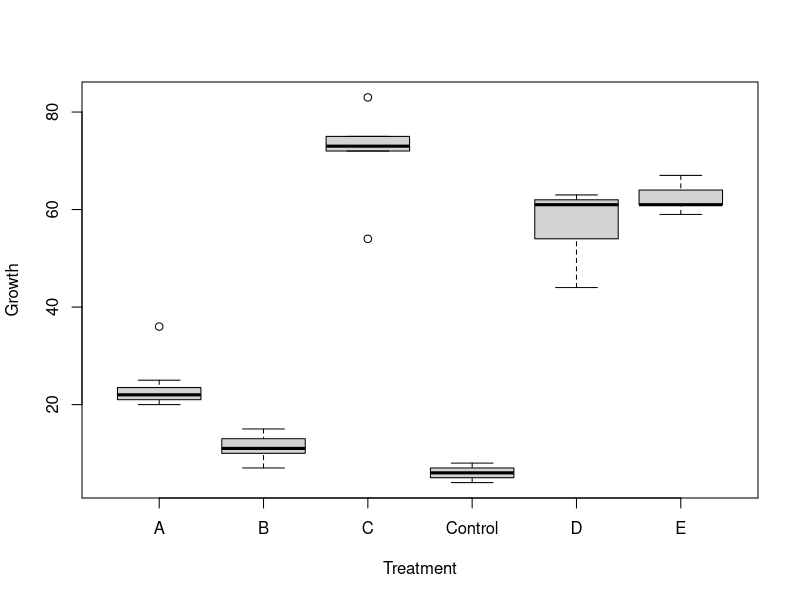
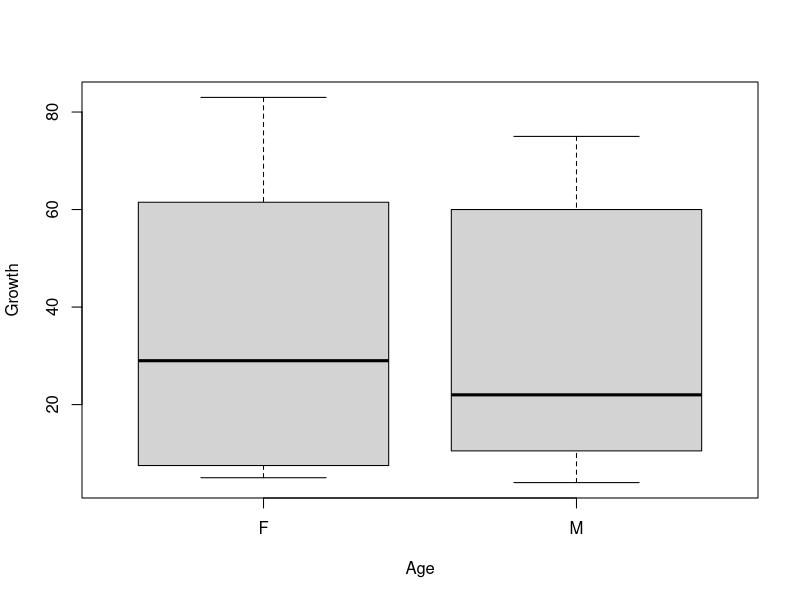
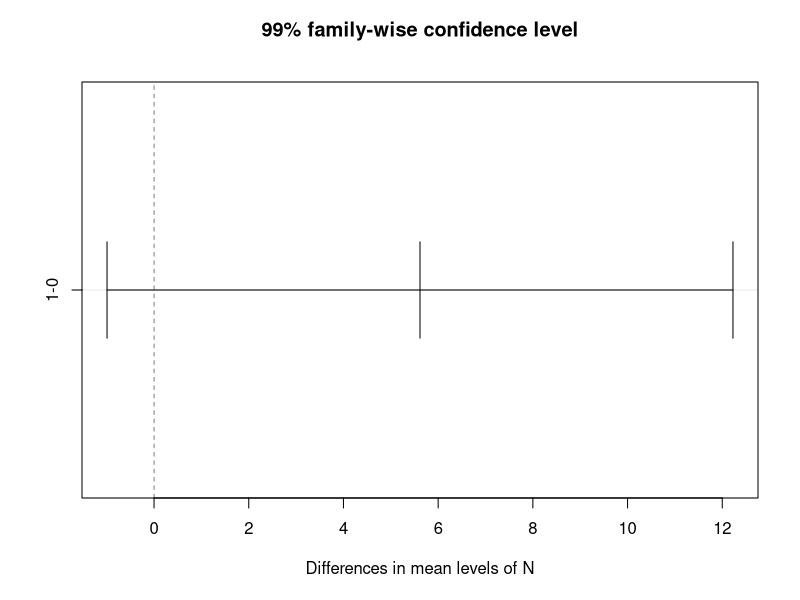
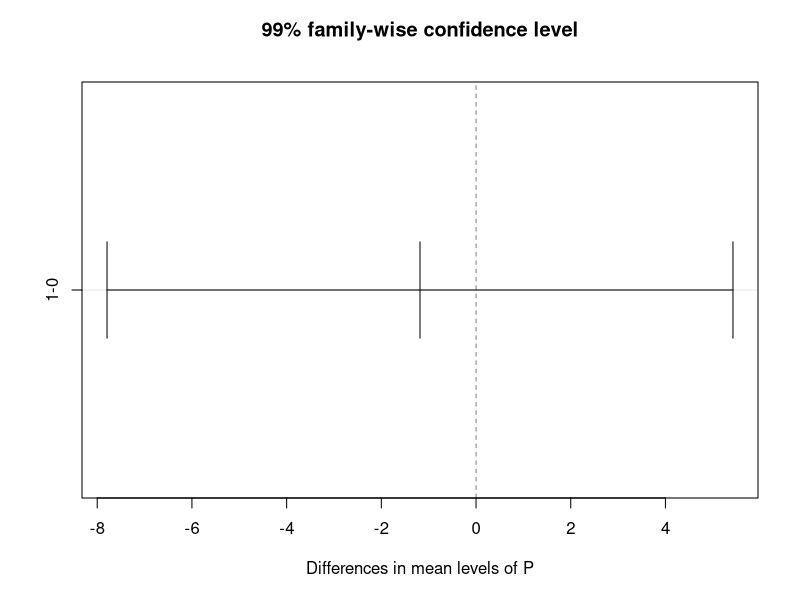
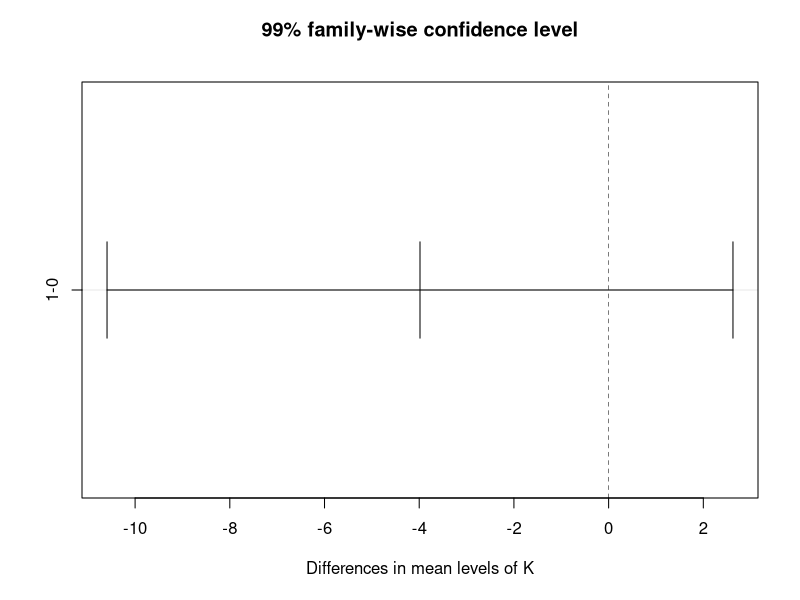
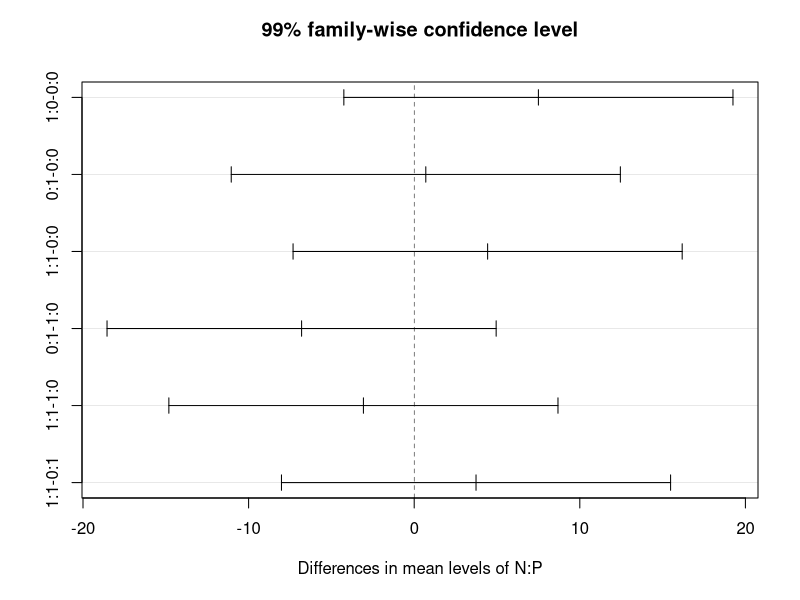
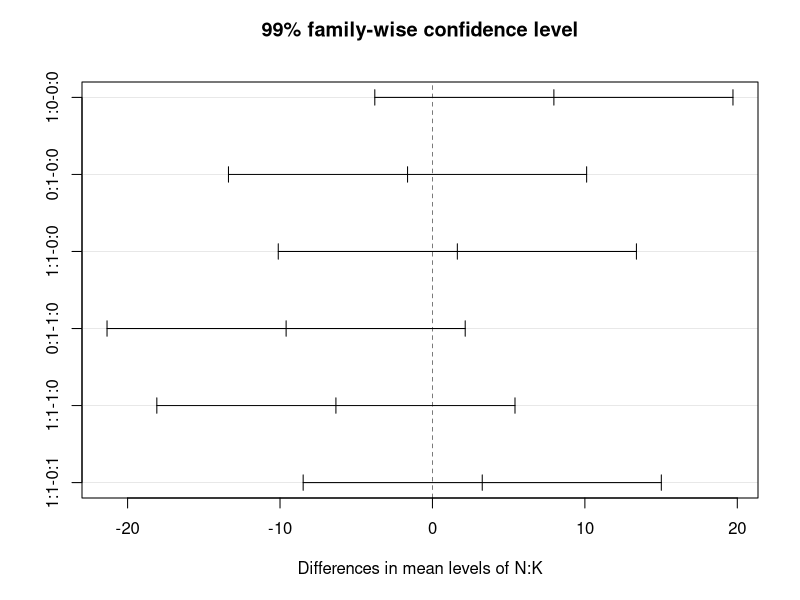
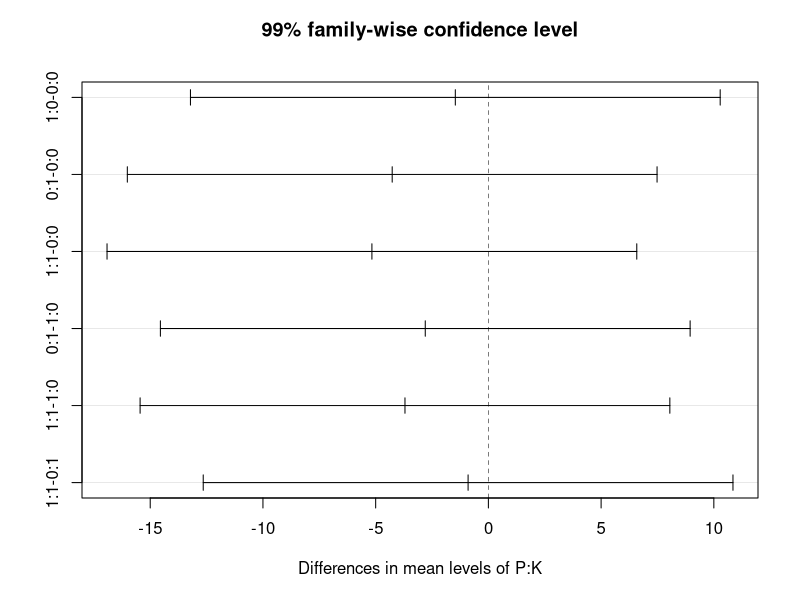

These figures' R source, in order:
###set your working dir (the badday2)

##### setting the right working dir
getwd()
bad2dir='/Users/luisacutillo/Sheffield/BAD DAYS/BAD_DAY2/'
setwd(bad2dir)
getwd()

#data=read.delim('./Data/growth.txt',header=TRUE)
data1=read.csv('./Data/growth1.csv')

dim(data1)

colnames(data1)

summary(data1)


attach(data1)


Treatment

data.aov = aov(Growth ~ Treatment)

#see the results: not very clear
data.aov

#We need to view the summary to have more information:

summary(data.aov)

TukeyHSD(data.aov)

data2=read.csv('./Data/growth2.csv')
names(data2)
detach(data1)




attach(data2)

Age

Treatment

length(Age)

tapply(Growth,Treatment,mean)
boxplot(Growth ~ Treatment)
tapply(Growth,Age,mean)
boxplot(Growth ~ Age)


int <- aov(Growth ~ Age*Treatment)
summary(int)

noint <- aov(Growth ~ Age+Treatment)
summary(noint)

library(MASS)

npk
replications(yield ~ N*P*K, data=npk)

#tapply
#?npk

with(npk, tapply(yield, list(N,P), mean));
with(npk, tapply(yield, list(N,K), mean));
with(npk, tapply(yield, list(P,K), mean));

npk.aov <- aov(yield ~ N*P*K, data=npk);
TukeyHSD(npk.aov, conf.level=.99);
plot(TukeyHSD(npk.aov, conf.level=.99))

summary(npk.aov)

plot(npk.aov);
#plot.design(yield~N*P*K, data=npk);
#qqnorm(npk$yield); qqline(npk$yield, col=4)



plot.design(yield~N*P*K, data=npk);
qqnorm(npk$yield); qqline(npk$yield, col=4)

by(npk$yield, npk$N, shapiro.test);
by(npk$yield, npk$P, shapiro.test);
by(npk$yield, npk$K, shapiro.test)

bartlett.test(npk$yield ~ npk$N)
bartlett.test(npk$yield ~ npk$P)
bartlett.test(npk$yield ~ npk$K)

fligner.test(npk$yield ~ npk$N);
fligner.test(npk$yield ~ npk$P);
fligner.test(npk$yield ~ npk$K);


